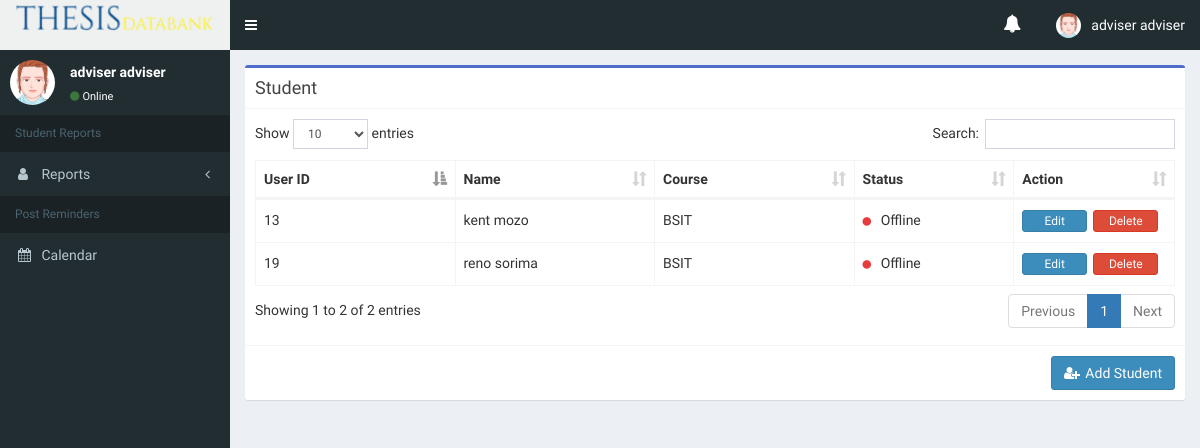
/coordinator/student-group.php (signed in), run on an earlier commit of the app's database.
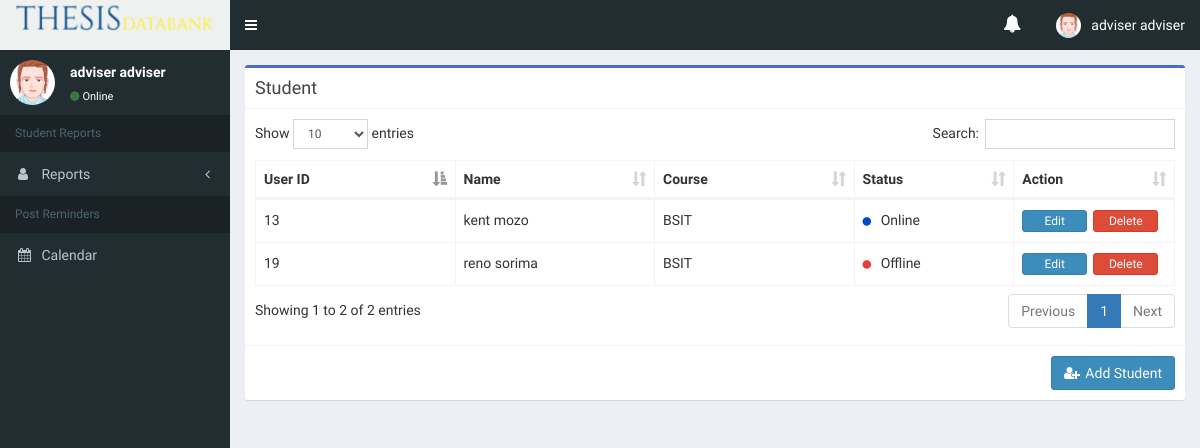
And on a later commit of the database.
### tables this page shows
CREATE TABLE `users` (
  `id` int(11) NOT NULL,
  `role` tinyint(1) NOT NULL,
  `program` tinyint(1) NOT NULL,
  `sem` int(11) NOT NULL COMMENT 'semester of user',
  `firstname` varchar(50) NOT NULL,
  `lastname` varchar(50) NOT NULL,
  `username` varchar(20) NOT NULL,
  `password` varchar(255) NOT NULL,
  `status` tinyint(1) NOT NULL,
  `date_created` datetime NOT NULL
);

CREATE TABLE `programs` (
  `id` tinyint(1) NOT NULL,
  `code` varchar(10) NOT NULL,
  `description` varchar(100) NOT NULL
);

### coordinator/student-group.php (the view, shortened to what this page needs)
<?php
    include("../config/connectdb.php");
?>
<!DOCTYPE html>
<html>
    <head>
        <link rel="stylesheet" href="../css/bootstrap/bootstrap.min.css">
        <link rel="stylesheet" href="../css/font-awesome/font-awesome.min.css">
        <link rel="stylesheet" href="../css/sweetalert/sweetalert.css">
        <link rel="stylesheet" href="../template/bower_components/datatables.net-bs/css/dataTables.bootstrap.min.css">
        <link rel="stylesheet" href="../template/dist/css/AdminLTE.min.css">
        <link rel="stylesheet" href="../template/dist/css/skins/skin-green.min.css">
        <link rel="stylesheet" href="css/main-admin.css">
        <link rel="stylesheet" href="css/validation.css">
    </head>
    <body class="hold-transition skin-green sidebar-mini fixed">
        <div class="wrapper">
            <?php
                include("../includes/navbar.php");
                include("../includes/sidebar.php");
            ?>
            <div class="content-wrapper">
                <section class="content">
                <div class="row">
                        <div class = "col-md-12">
                            <div class="box box-info border-blue">
                                 <div class="box-header with-border">
                                    <h4>Student</h4>
                                </div>
                                <div class="box-body">
                                    <table id="tblStudent" class="table table-bordered table-hover table-custom">
                                        <thead>
                                            <tr>
                                                <th width="15%">User ID</th>
                                                <th width="15%">Name</th>
                                                <th width="15%">Course</th>
                                                <th width="12%">Status</th>
                                                <th width="12%">Action</th>
                                            </tr>
                                        </thead>
                                        <?php
                                            $course = $_SESSION['course'];
                                            $sem = $_SESSION['sem'];
                                            $query ="SELECT u.id, u.firstname AS Fname, u.lastname AS Lname, u.username, u.password, u.role, u.program, u.status, b.id, b.code
                                                    from users u inner join programs b on u.program = b.id WHERE u.role = 5 AND u.program = '$course' AND u.sem = '$sem'";
                                            $result = mysqli_query($con, $query);
                                            while($row = mysqli_fetch_array($result))
                                            {
                                                if ($row['status'] == 0 ) {
                                                    $status = "<span class='fa fa-circle offline'></span> Offline";
                                                } else if ($row['status'] == 1) {
                                                    $status = "<span class='fa fa-circle online'></span> Online";
                                                }
                                               echo '
                                               <tr>
                                                    <td>'.$row[0].'</td>
                                                    <td>'.$row["Fname"]. " " .$row["Lname"].'</td>
                                                    <td>'.$row["code"].'</td>
                                                    <td>'.$status.'</td>
                                                    <td><button class="btn btn-xs btn-primary btn-table" id="btnEdit" userid='.$row[0].' fname='.$row["Fname"].' lname='.$row["Lname"].' uname='.$row["username"].' pword='.$row["password"].' style="width: 65px !important;" >Edit</button><a href="php/delete-student.php?userid='.$row[0].'" class="btn btn-xs btn-danger btn-table" id="btnDelete" userid='.$row[0].' style="width: 65px;">Delete</a></td>
                                               </tr>
                                               ';
                                            }
                                        ?>
                                    </table>
                                </div>
                                <div class="box-footer">
                                    <button class="btn btn-primary pull-right" data-toggle="modal" data-target="#modalAddUser"> <span class="fa fa-md fa-user-plus"></span> Add Student </button>
                                    <div class="clearfix"></div>
                                </div>
                            </div>
                        </div>
                    </div>
                </section>
            </div>
    </body>
</html>

What changed in the data, as far as the page shows it:
changed users "kent": status "Offline" → "Online"
